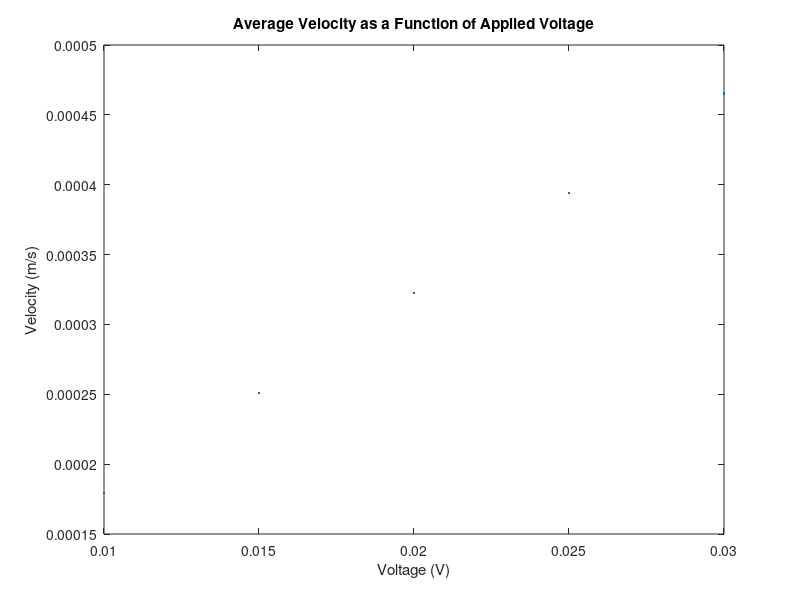

Here is the MATLAB script that generated this plot:
function graph

x = [0.01
0.015
0.02
0.025
0.03]

y = [0.0001794
0.0002509
0.0003224
0.0003939
0.0004654]

plot(x,y,'.')
title('Average Velocity as a Function of Applied Voltage')
xlabel('Voltage (V)')
ylabel('Velocity (m/s)')